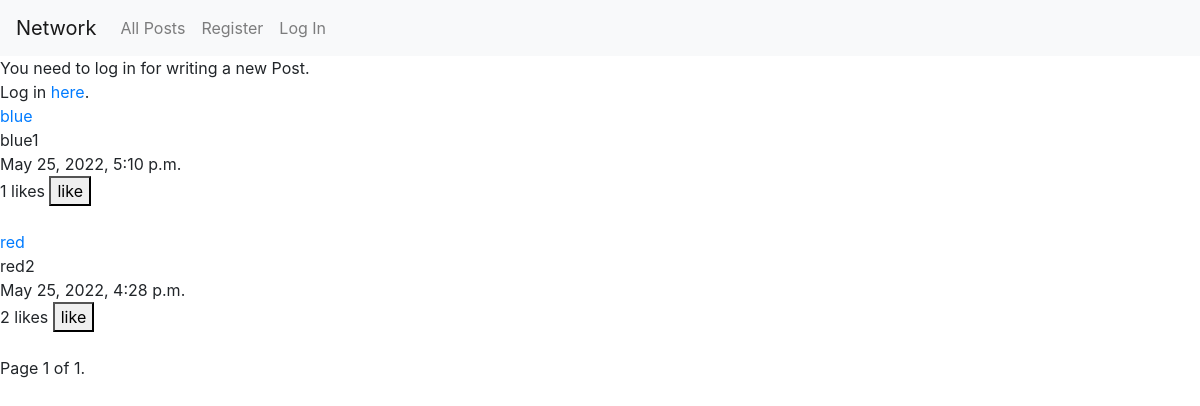
Before: / with the older database file.
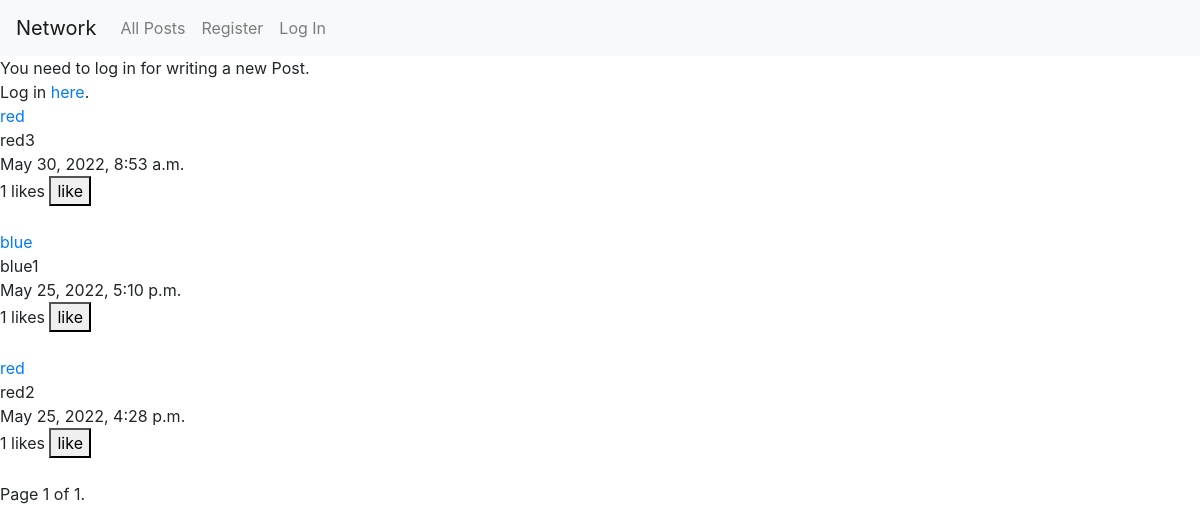
After: the same page with the newer database file.
### network/models.py (models this page shows, shortened)
class Post(models.Model):
    user = models.ForeignKey('User', on_delete=models.CASCADE)
    content = models.CharField(max_length=512)
    posted = models.DateTimeField(auto_now_add=True)
    likes = models.IntegerField(default=0)

class User(AbstractUser):
    pass

### network/views.py (the view)
# urls.py: path("", views.index, name="index"),
def index(request, profile_info=None):
    current_user = request.user
    if request.method == 'POST':
        form = PostForm(request.POST)
        if form.is_valid:
            form = form.save(commit=False)
            form.user_id = current_user.id
            form.save()
            return HttpResponseRedirect("/")
        else:
            return HttpResponseRedirect("/")
    else:
        if "/following" in request.path:
            current_users_profile = current_user.profile
            current_user_isfollowing = current_users_profile.following.all()
            other_users_pks = []
            for profile in current_user_isfollowing:
                other_users_pk = profile.user.id
                other_users_pks.append(other_users_pk)
            all_posts = Post.objects.select_related().filter(user_id__in=other_users_pks).order_by('-posted')
        elif "/profile" in request.path:
            other_user = get_object_or_404(User, username=profile_info)
            all_posts = Post.objects.filter(user=other_user.id).select_related().order_by('-posted')
            profile_info = Profile.objects.prefetch_related().get(user=other_user.id)
        else:
            all_posts = Post.objects.select_related().order_by('-posted')
        try:
            all_liked_posts = []
            my_likes = request.user.profile.my_like.all()
            for post in my_likes:
                all_liked_posts.append(post.id)
        except:
            all_liked_posts = None
        paginate_posts = Paginator(all_posts, 10, orphans=0, allow_empty_first_page=True)
        page_number = request.GET.get('page')
        page_obj = paginate_posts.get_page(page_number)
        return render(request, "network/index.html" , {
            "form": PostForm(),
            "profile": profile_info,
            "liked": all_liked_posts,
            "posts": page_obj
        })

### network/templates/network/index.html (shortened to what this page needs)
{% extends "network/layout.html" %}
{% load static %}
{% block body %}
    <div>
        {% if user.is_authenticated %}
            {% csrf_token %}
            <form action="{% url 'index' %}" method="post">
                {% csrf_token %}
                <label>{{ form.content.label }}</label>
                <div>{{ form.content }}</div>
                <input type="submit" value="Post">
            </form>
        {% else %}
            <div>
                You need to log in for writing a new Post.<br>
                Log in <a href="{% url 'login' %}">here</a>.
            </div>
        {% endif %}
    </div>
    <div>
        {% if posts %}
            <div id="posts_frame">
                {% for post in posts %}
                    <div id="frame_{{post.id}}">
                        <div>
                            <a href={% url 'profile' post.user.username %}>{{ post.user.username}}</a>
                        </div>
                        <div id="content_{{post.id}}">
                            {{ post.content }}
                        </div>
                        <div id="timestamp_{{post.id}}">
                            {{ post.posted }}
                        </div>
                        <div id="likes_{{post.id}}">
                            <span id="count_{{post.id}}">{{ post.likes }}</span> likes
                            {% if post.id in liked %}
                                <button id="like_{{post.id}}" type="button" name="like">unlike</button>
                            {% else %}
                                <button id="like_{{post.id}}" type="button" name="like">like</button>
                            {% endif %}
                        </div>
                    </div>
                    <br>
                {% endfor %}
            </div>
        {% else %}
            No Posts
        {% endif %}
    </div>
    <div class="pagination">
        <span class="step-links">
            <span class="current">
                Page {{ posts.number }} of {{ posts.paginator.num_pages }}.
            </span>
        </span>
    </div>
{% endblock %}

### network/templates/network/layout.html (shortened to what this page needs)
{% load static %}
<!DOCTYPE html>
<html lang="en">
    <head>
        <link rel="stylesheet" href="https://stackpath.bootstrapcdn.com/bootstrap/4.4.1/css/bootstrap.min.css">
        <link href="{% static 'network/styles.css' %}" rel="stylesheet">
    </head>
    <body>
        <nav class="navbar navbar-expand-lg navbar-light bg-light">
            <a class="navbar-brand" href="{% url 'index' %}">Network</a>
            <div>
              <ul class="navbar-nav mr-auto">
                <li class="nav-item">
                  <a class="nav-link" href="{% url 'index' %}">All Posts</a>
                </li>
                {% if user.is_authenticated %}
                    <li class="nav-item">
                        <a class="nav-link" href="{% url 'following' %}">Following</a>
                    </li>
                    <li class="nav-item">
                        <a class="nav-link" href="{% url 'logout' %}">Log Out</a>
                    </li>
                {% else %}
                    <li class="nav-item">
                        <a class="nav-link" href="{% url 'register' %}">Register</a>
                    </li>
                    <li class="nav-item">
                        <a class="nav-link" href="{% url 'login' %}">Log In</a>
                    </li>
                {% endif %}
              </ul>
            </div>
          </nav>
        <div class="body">
            {% block body %}
            {% endblock %}
        </div>
    </body>
</html>

Changed rows visible on the page:
added Post: user.username "red", content "red3", posted "May 30, 2022, 8:53 a.m.", likes "1"
changed Post "red2": likes "2" → "1"
